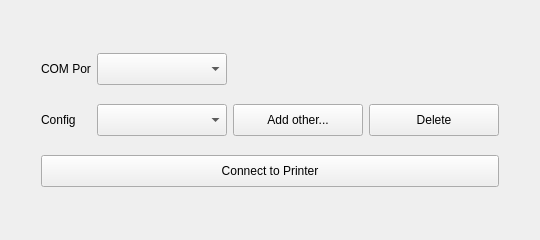
<?xml version="1.0" encoding="UTF-8"?>
<ui version="4.0">
 <class>ConnectWidget</class>
 <widget class="QWidget" name="ConnectWidget">
  <property name="geometry">
   <rect>
    <x>0</x>
    <y>0</y>
    <width>540</width>
    <height>240</height>
   </rect>
  </property>
  <property name="windowTitle">
   <string>Form</string>
  </property>
  <layout class="QGridLayout" name="gridLayout_2">
   <item row="1" column="0">
    <spacer name="horizontalSpacer_2">
     <property name="orientation">
      <enum>Qt::Horizontal</enum>
     </property>
     <property name="sizeHint" stdset="0">
      <size>
       <width>34</width>
       <height>118</height>
      </size>
     </property>
    </spacer>
   </item>
   <item row="1" column="1">
    <layout class="QGridLayout" name="gridLayout">
     <item row="0" column="0">
      <widget class="QLabel" name="label_portL">
       <property name="sizePolicy">
        <sizepolicy hsizetype="Fixed" vsizetype="Preferred">
         <horstretch>0</horstretch>
         <verstretch>0</verstretch>
        </sizepolicy>
       </property>
       <property name="minimumSize">
        <size>
         <width>46</width>
         <height>20</height>
        </size>
       </property>
       <property name="text">
        <string>COM Port</string>
       </property>
      </widget>
     </item>
     <item row="0" column="1">
      <widget class="QComboBox" name="portBox">
       <property name="sizePolicy">
        <sizepolicy hsizetype="Preferred" vsizetype="Preferred">
         <horstretch>0</horstretch>
         <verstretch>0</verstretch>
        </sizepolicy>
       </property>
       <property name="minimumSize">
        <size>
         <width>130</width>
         <height>32</height>
        </size>
       </property>
       <property name="maximumSize">
        <size>
         <width>240</width>
         <height>16777215</height>
        </size>
       </property>
      </widget>
     </item>
     <item row="0" column="2">
      <spacer name="horizontalSpacer">
       <property name="orientation">
        <enum>Qt::Horizontal</enum>
       </property>
       <property name="sizeType">
        <enum>QSizePolicy::Fixed</enum>
       </property>
       <property name="sizeHint" stdset="0">
        <size>
         <width>130</width>
         <height>20</height>
        </size>
       </property>
      </spacer>
     </item>
     <item row="1" column="0" colspan="3">
      <spacer name="verticalSpacer">
       <property name="orientation">
        <enum>Qt::Vertical</enum>
       </property>
       <property name="sizeType">
        <enum>QSizePolicy::Fixed</enum>
       </property>
       <property name="sizeHint" stdset="0">
        <size>
         <width>298</width>
         <height>13</height>
        </size>
       </property>
      </spacer>
     </item>
     <item row="2" column="0">
      <widget class="QLabel" name="label_configL">
       <property name="sizePolicy">
        <sizepolicy hsizetype="Fixed" vsizetype="Preferred">
         <horstretch>0</horstretch>
         <verstretch>0</verstretch>
        </sizepolicy>
       </property>
       <property name="minimumSize">
        <size>
         <width>46</width>
         <height>20</height>
        </size>
       </property>
       <property name="text">
        <string>Config</string>
       </property>
      </widget>
     </item>
     <item row="2" column="1">
      <widget class="QComboBox" name="configBox">
       <property name="sizePolicy">
        <sizepolicy hsizetype="Preferred" vsizetype="Preferred">
         <horstretch>0</horstretch>
         <verstretch>0</verstretch>
        </sizepolicy>
       </property>
       <property name="minimumSize">
        <size>
         <width>130</width>
         <height>32</height>
        </size>
       </property>
       <property name="maximumSize">
        <size>
         <width>240</width>
         <height>16777215</height>
        </size>
       </property>
      </widget>
     </item>
     <item row="2" column="2">
      <widget class="QPushButton" name="configButton">
       <property name="sizePolicy">
        <sizepolicy hsizetype="Fixed" vsizetype="Fixed">
         <horstretch>0</horstretch>
         <verstretch>0</verstretch>
        </sizepolicy>
       </property>
       <property name="minimumSize">
        <size>
         <width>130</width>
         <height>32</height>
        </size>
       </property>
       <property name="toolTip">
        <string notr="true">Copy the file chosen into the list of configs for future use</string>
       </property>
       <property name="text">
        <string>Add other...</string>
       </property>
      </widget>
     </item>
     <item row="2" column="3">
      <widget class="QPushButton" name="deleteButton">
       <property name="minimumSize">
        <size>
         <width>130</width>
         <height>32</height>
        </size>
       </property>
       <property name="text">
        <string>Delete</string>
       </property>
      </widget>
     </item>
     <item row="4" column="0" colspan="3">
      <spacer name="verticalSpacer_2">
       <property name="orientation">
        <enum>Qt::Vertical</enum>
       </property>
       <property name="sizeType">
        <enum>QSizePolicy::Fixed</enum>
       </property>
       <property name="sizeHint" stdset="0">
        <size>
         <width>298</width>
         <height>13</height>
        </size>
       </property>
      </spacer>
     </item>
     <item row="5" column="0" colspan="4">
      <widget class="QPushButton" name="connectButton">
       <property name="minimumSize">
        <size>
         <width>0</width>
         <height>32</height>
        </size>
       </property>
       <property name="text">
        <string>Connect to Printer</string>
       </property>
      </widget>
     </item>
    </layout>
   </item>
   <item row="1" column="2">
    <spacer name="horizontalSpacer_3">
     <property name="orientation">
      <enum>Qt::Horizontal</enum>
     </property>
     <property name="sizeHint" stdset="0">
      <size>
       <width>34</width>
       <height>118</height>
      </size>
     </property>
    </spacer>
   </item>
   <item row="2" column="1">
    <spacer name="verticalSpacer_3">
     <property name="orientation">
      <enum>Qt::Vertical</enum>
     </property>
     <property name="sizeHint" stdset="0">
      <size>
       <width>428</width>
       <height>24</height>
      </size>
     </property>
    </spacer>
   </item>
   <item row="0" column="1">
    <spacer name="verticalSpacer_4">
     <property name="orientation">
      <enum>Qt::Vertical</enum>
     </property>
     <property name="sizeHint" stdset="0">
      <size>
       <width>428</width>
       <height>25</height>
      </size>
     </property>
    </spacer>
   </item>
  </layout>
 </widget>
 <resources/>
 <connections/>
</ui>
